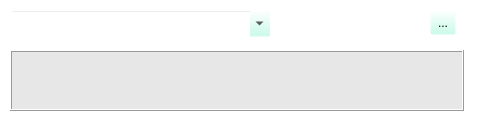
       <widget class="QFrame" name="frame_animal">
        <property name="geometry">
         <rect>
          <x>536</x>
          <y>0</y>
          <width>482</width>
          <height>120</height>
         </rect>
        </property>
        <property name="styleSheet">
         <string notr="true">background-color: rgb(188, 255, 231,0);</string>
        </property>
        <property name="frameShape">
         <enum>QFrame::Box</enum>
        </property>
        <property name="frameShadow">
         <enum>QFrame::Raised</enum>
        </property>
        <widget class="QComboBox" name="comboBox_Animal">
         <property name="geometry">
          <rect>
           <x>10</x>
           <y>10</y>
           <width>261</width>
           <height>27</height>
          </rect>
         </property>
         <property name="styleSheet">
          <string notr="true">selection-background-color: rgb(255, 255, 127);</string>
         </property>
         <property name="editable">
          <bool>true</bool>
         </property>
        </widget>
        <widget class="QTextBrowser" name="textBrowser_animal">
         <property name="geometry">
          <rect>
           <x>10</x>
           <y>50</y>
           <width>454</width>
           <height>61</height>
          </rect>
         </property>
         <property name="toolTip">
          <string>Double click pour sélectionner l'édition</string>
         </property>
         <property name="styleSheet">
          <string notr="true">background-color: rgb(231, 231, 231);</string>
         </property>
         <property name="frameShape">
          <enum>QFrame::Box</enum>
         </property>
         <property name="frameShadow">
          <enum>QFrame::Raised</enum>
         </property>
        </widget>
        <widget class="QToolButton" name="toolButton_AnimalInfo">
         <property name="geometry">
          <rect>
           <x>430</x>
           <y>10</y>
           <width>26</width>
           <height>25</height>
          </rect>
         </property>
         <property name="text">
          <string>...</string>
         </property>
         <property name="icon">
          <iconset resource="resources.qrc">
           <normaloff>:/newPrefix/images/info.png</normaloff>:/newPrefix/images/info.png</iconset>
         </property>
         <property name="iconSize">
          <size>
           <width>24</width>
           <height>24</height>
          </size>
         </property>
        </widget>
       </widget>
